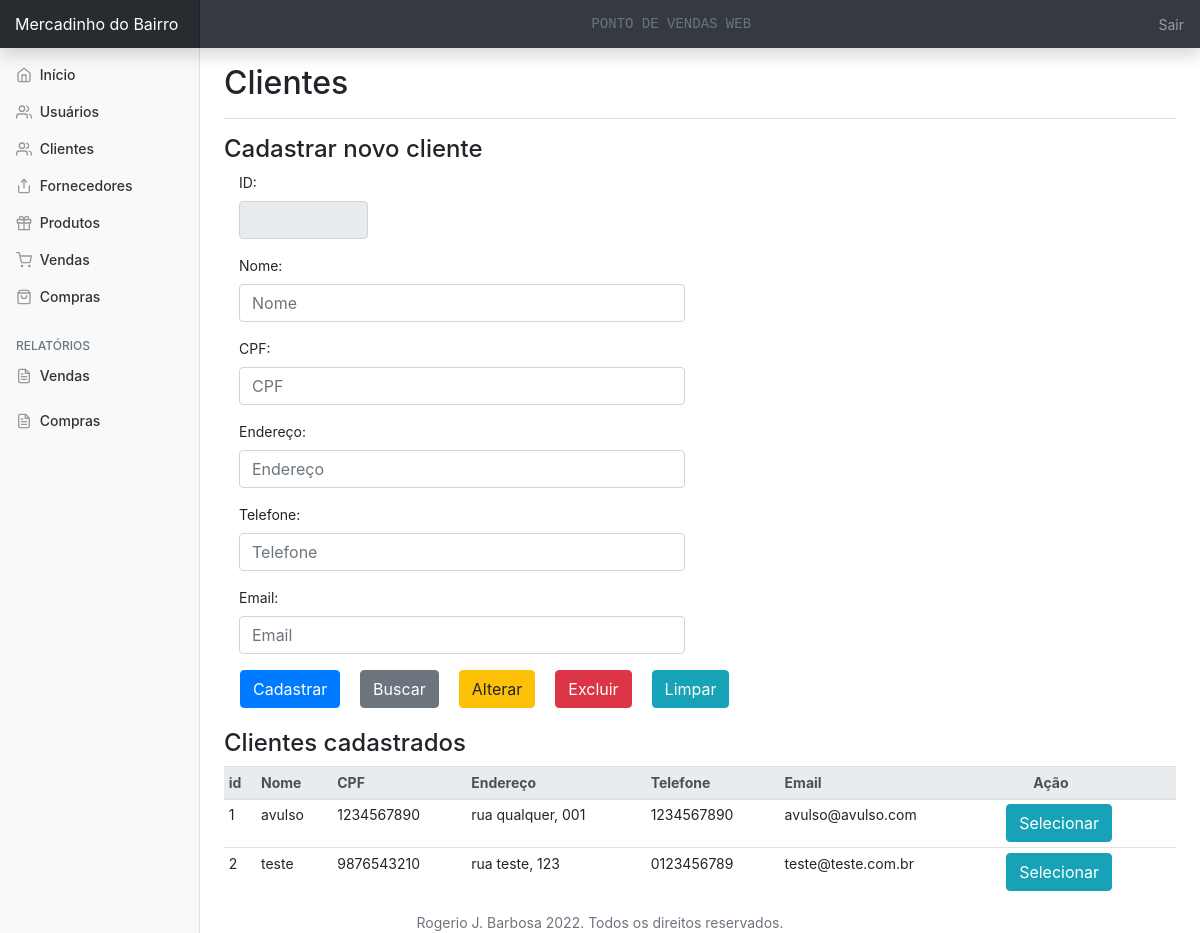
The page /clientes.php on the database its author committed.
### tables this page shows
CREATE TABLE `clientes` (
  `id` int(11) NOT NULL,
  `nome` char(150) NOT NULL,
  `cpf` char(15) NOT NULL,
  `endereco` char(150) NOT NULL,
  `telefone` char(20) NOT NULL,
  `email` char(150) DEFAULT NULL
);

### clientes.php (the view, shortened to what this page needs)
<?php
include 'conexao.php';
?>
<!DOCTYPE html>
<html lang="pt-br">
<head>
    <link rel="stylesheet" href="https://stackpath.bootstrapcdn.com/bootstrap/4.3.1/css/bootstrap.min.css">
    <link href="css/dashboard.css" rel="stylesheet">
</head>
<body>
    <?php include 'header.php' ?>
    <?php include 'sidemenu.php' ?>
    <main role="main" class="col-md-9 ml-sm-auto col-lg-10 px-4">
        <div
            class="d-flex justify-content-between flex-wrap flex-md-nowrap align-items-center pt-3 pb-2 mb-3 border-bottom">
            <h1 class="h2">Clientes</h1>
        </div>
        <form method="post" action="cadClientes.php">
            <h4>Cadastrar novo cliente</h4>
            <div class="form-group col-2">
                <label for="id">ID:</label>
                <input type="text" class="form-control" name="txtId"
                    value="<?php echo base64_decode($_GET['ref']) ? $result['id'] : "" ?>" readonly>
            </div>
            <div class="form-group col-6">
                <label for="nome">Nome:</label>
                <input type="text" class="form-control" placeholder="Nome" name="txtNome"
                    value="<?php echo base64_decode($_GET['ref']) ? $result['nome'] : "" ?>">
            </div>
            <div class="form-group col-6">
                <label for="cpf">CPF:</label>
                <input type="text" class="form-control" placeholder="CPF" name="txtCpf"
                    value="<?php echo base64_decode($_GET['ref']) ? $result['cpf'] : "" ?>">
            </div>
            <div class="form-group col-6">
                <label for="endereco">Endereço:</label>
                <input type="text" class="form-control" placeholder="Endereço"
                    value="<?php echo base64_decode($_GET['ref']) ? $result['endereco'] : "" ?>" name="txtEndereco">
            </div>
            <div class="form-group col-6">
                <label for="telefone">Telefone:</label>
                <input type="text" class="form-control" placeholder="Telefone"
                    value="<?php echo base64_decode($_GET['ref']) ? $result['telefone'] : "" ?>" name="txtTelefone">
            </div>
            <div class="form-group col-6">
                <label for="email">Email:</label>
                <input type="email" class="form-control" placeholder="Email"
                    value="<?php echo base64_decode($_GET['ref']) ? $result['email'] : "" ?>" name="txtEmail">
            </div>
            <button type="submit" class="btn btn-primary ml-3" name="btnCadastrar">Cadastrar</button>
            <button type="submit" class="btn btn-secondary ml-3" name="btnBuscar">Buscar</button>
            <button type="submit" class="btn btn-warning ml-3" name="btnAlterar">Alterar</button>
            <button type="submit" class="btn btn-danger ml-3" name="btnExcluir">Excluir</button>
            <button type="reset" class="btn btn-info ml-3" name="btnLimpar">Limpar</button>
        </form>
        <br>
        <h4>Clientes cadastrados</h4>
        <div class="table-responsive">
            <table class="table table-hover table-sm">
                <thead class="thead-light">
                    <tr>
                        <th>id</th>
                        <th>Nome</th>
                        <th>CPF</th>
                        <th>Endereço</th>
                        <th>Telefone</th>
                        <th>Email</th>
                        <th class="pl-5">Ação</th>
                    </tr>
                </thead>
                <tbody>
                    <?php
                    $select = "Select * from clientes;";
                    $query = mysqli_query($con, $select);
                    while ($result = mysqli_fetch_assoc($query)) {
                        echo "<tr>";
                        echo "<td>" . $result['id'] . "</td>";
                        echo "<td>" . $result['nome'] . "</td>";
                        echo "<td>" . $result['cpf'] . "</td>";
                        echo "<td>" . $result['endereco'] . "</td>";
                        echo "<td>" . $result['telefone'] . "</td>";
                        echo "<td>" . $result['email'] . "</td>";
                        echo "<td><a href=clientes.php?ref=" . base64_encode($result['id']) . " type='submit' class='btn btn-info ml-3' name='btnSelecionar'>Selecionar</a></td>";
                        echo "</tr>";
                    }
                    ?>
                </tbody>
            </table>
        </div>
    </main>
    <?php include 'footer.php' ?>
</body>
</html>

### css/dashboard.css (style rules this page uses)
body { font-size: .875rem; }
[role="main"] { padding-top: 48px; }

### rows shown on the page
clientes: id "1", nome "avulso", cpf "1234567890", endereco "rua qualquer, 001", telefone "1234567890", email "avulso@avulso.com"
clientes: id "2", nome "teste", cpf "9876543210", endereco "rua teste, 123", telefone "0123456789", email "teste@teste.com.br"
